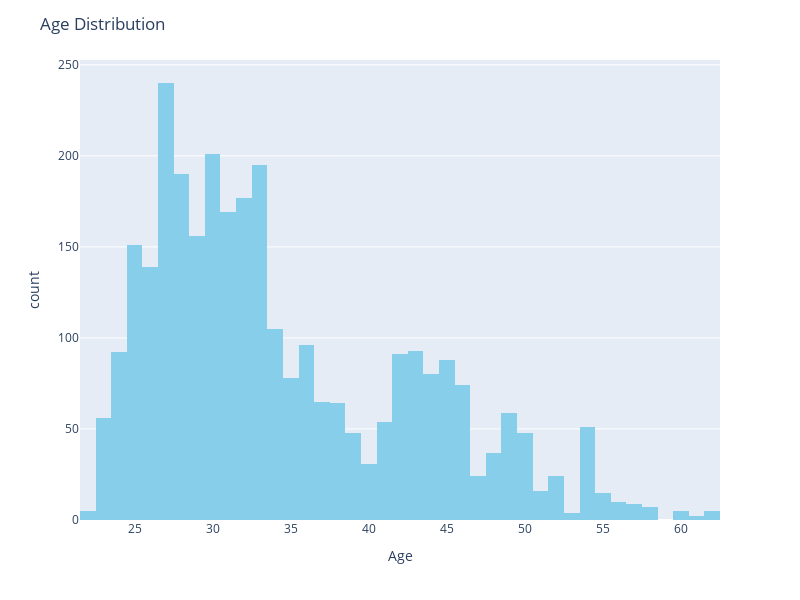

This figure's notebook cell:
### Code cell
import plotly.express as px

# Assuming you have a DataFrame named df
fig = px.histogram(useless_df, x='Age', width=800, height=600, color_discrete_sequence=['skyblue'])
fig.update_layout(title="Age Distribution")
fig.show()

### Figure 1 — Plotly figure (JSON) as saved in the notebook; plotly's stock layout.template omitted (floating-point values rounded to 4 significant figures; data arrays with more than 128 entries replaced by an {"elided": "..."} marker saying what was removed)
{"data": [{"alignmentgroup": "True", "bingroup": "x", "hovertemplate": "Age=%{x}<br>count=%{y}<extra></extra>", "legendgroup": "", "marker": {"color": "skyblue", "pattern": {"shape": ""}}, "name": "", "offsetgroup": "", "orientation": "v", "showlegend": false, "type": "histogram", "x": {"elided": "3054 int values"}, "xaxis": "x", "yaxis": "y"}], "layout": {"barmode": "relative", "height": 600, "legend": {"tracegroupgap": 0}, "margin": {"t": 60}, "title": {"text": "Age Distribution"}, "width": 800, "xaxis": {"anchor": "y", "domain": [0, 1], "title": {"text": "Age"}}, "yaxis": {"anchor": "x", "domain": [0, 1], "title": {"text": "count"}}}}
